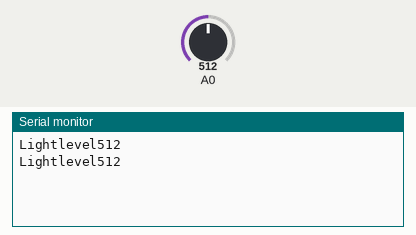
The sketch below on a simulated Arduino Uno, built with avr-gcc and run on an emulated ATmega328P. Shown: the last lines printed to the serial monitor. The test bench sets the inputs (shaded band); at power-on: A0 = 512.

Above: at 1.8 s.
1.9 s: A0 set to 716
At 2.6 s:
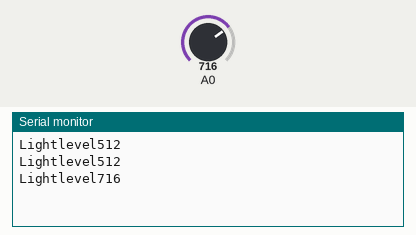
3.4 s: A0 set to 900
At 4.8 s:
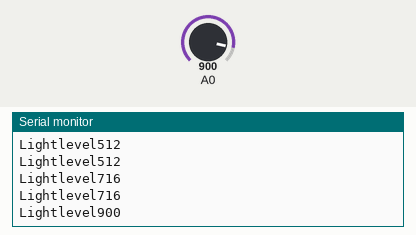
Timing chart, 0 to 6.4 s (numbered marks = the images above; inputs shaded):
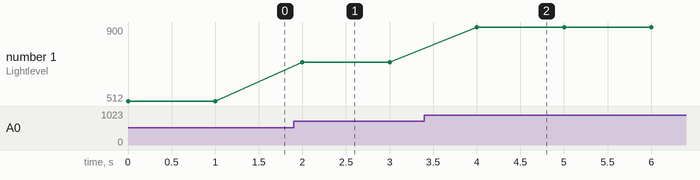

Measured:
- after the input at 1.9 s, the serial monitor: prints a new line after 0.10 s (image 1)
- after the input at 3.4 s, the serial monitor: prints a new line after 0.60 s (image 2)
- plotted number 1: 512 → 716 after the input at 1.9 s, 716 → 900 after the input at 3.4 s

The sketch:

photoresistor.ino
```cpp
int lightLevel;
void setup()
{
   Serial.begin(9600);
}

void loop()
{
 lightLevel=analogRead(A0);
  Serial.print("Lightlevel");
  Serial.println(lightLevel);
  delay(1000);
}  
```
